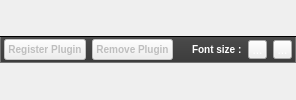
     <widget class="QWidget" name="page_2">
      <layout class="QHBoxLayout" name="horizontalLayout_7">
       <property name="spacing">
        <number>0</number>
       </property>
       <property name="leftMargin">
        <number>0</number>
       </property>
       <property name="topMargin">
        <number>0</number>
       </property>
       <property name="rightMargin">
        <number>0</number>
       </property>
       <property name="bottomMargin">
        <number>0</number>
       </property>
       <item>
        <widget class="QFrame" name="frame_2">
         <property name="minimumSize">
          <size>
           <width>0</width>
           <height>27</height>
          </size>
         </property>
         <property name="maximumSize">
          <size>
           <width>16777215</width>
           <height>27</height>
          </size>
         </property>
         <property name="styleSheet">
          <string notr="true">QFrame#frame_2 {
  border-top: 1px solid black;
  border-bottom: 1px solid rgba(117,117,117,255);
  border-right: 1px solid rgba(117,117,117,255);
  border-left: 1px solid rgba(117,117,117,255);
  background-color: qlineargradient(spread:pad, x1:0, y1:0, x2:, y2:1, stop:0 rgb(75,75,75),stop:1 rgb(60, 60, 60));
}

QLabel {
	color: white;
	font:bold;
}

QToolButton {
	color: white;
}</string>
         </property>
         <property name="frameShape">
          <enum>QFrame::StyledPanel</enum>
         </property>
         <property name="frameShadow">
          <enum>QFrame::Raised</enum>
         </property>
         <layout class="QHBoxLayout" name="horizontalLayout_5">
          <property name="leftMargin">
           <number>3</number>
          </property>
          <property name="topMargin">
           <number>0</number>
          </property>
          <property name="rightMargin">
           <number>3</number>
          </property>
          <property name="bottomMargin">
           <number>0</number>
          </property>
          <item>
           <widget class="QPushButton" name="registerPluginButton">
            <property name="enabled">
             <bool>false</bool>
            </property>
            <property name="styleSheet">
             <string notr="true">font: bold;
font-size: 10px;</string>
            </property>
            <property name="text">
             <string>Register Plugin</string>
            </property>
           </widget>
          </item>
          <item>
           <widget class="QPushButton" name="removePluginButton">
            <property name="enabled">
             <bool>false</bool>
            </property>
            <property name="styleSheet">
             <string notr="true">font: bold;
font-size: 10px;</string>
            </property>
            <property name="text">
             <string>Remove Plugin</string>
            </property>
           </widget>
          </item>
          <item>
           <widget class="QLabel" name="pluginStatusLabel">
            <property name="sizePolicy">
             <sizepolicy hsizetype="Expanding" vsizetype="Preferred">
              <horstretch>0</horstretch>
              <verstretch>0</verstretch>
             </sizepolicy>
            </property>
            <property name="text">
             <string/>
            </property>
           </widget>
          </item>
          <item>
           <widget class="QLabel" name="label_3">
            <property name="font">
             <font>
              <pointsize>-1</pointsize>
              <weight>75</weight>
              <italic>false</italic>
              <bold>true</bold>
             </font>
            </property>
            <property name="styleSheet">
             <string notr="true">font-size: 10px;</string>
            </property>
            <property name="text">
             <string>Font size :</string>
            </property>
           </widget>
          </item>
          <item>
           <widget class="QToolButton" name="decreaseFontSizeButton">
            <property name="maximumSize">
             <size>
              <width>19</width>
              <height>19</height>
             </size>
            </property>
            <property name="autoFillBackground">
             <bool>false</bool>
            </property>
            <property name="text">
             <string>...</string>
            </property>
            <property name="icon">
             <iconset resource="../resources/TalipotPython.qrc">
              <normaloff>:/talipot/python/icons/round_minus.png</normaloff>:/talipot/python/icons/round_minus.png</iconset>
            </property>
            <property name="iconSize">
             <size>
              <width>14</width>
              <height>14</height>
             </size>
            </property>
            <property name="autoRaise">
             <bool>false</bool>
            </property>
           </widget>
          </item>
          <item>
           <widget class="QToolButton" name="increaseFontSizeButton">
            <property name="maximumSize">
             <size>
              <width>19</width>
              <height>19</height>
             </size>
            </property>
            <property name="text">
             <string>...</string>
            </property>
            <property name="icon">
             <iconset resource="../resources/TalipotPython.qrc">
              <normaloff>:/talipot/python/icons/round_plus.png</normaloff>:/talipot/python/icons/round_plus.png</iconset>
            </property>
            <property name="iconSize">
             <size>
              <width>14</width>
              <height>14</height>
             </size>
            </property>
           </widget>
          </item>
         </layout>
         <zorder>increaseFontSizeButton</zorder>
         <zorder>removePluginButton</zorder>
         <zorder>pluginStatusLabel</zorder>
         <zorder>decreaseFontSizeButton</zorder>
         <zorder>label_3</zorder>
         <zorder>registerPluginButton</zorder>
        </widget>
       </item>
      </layout>
     </widget>
